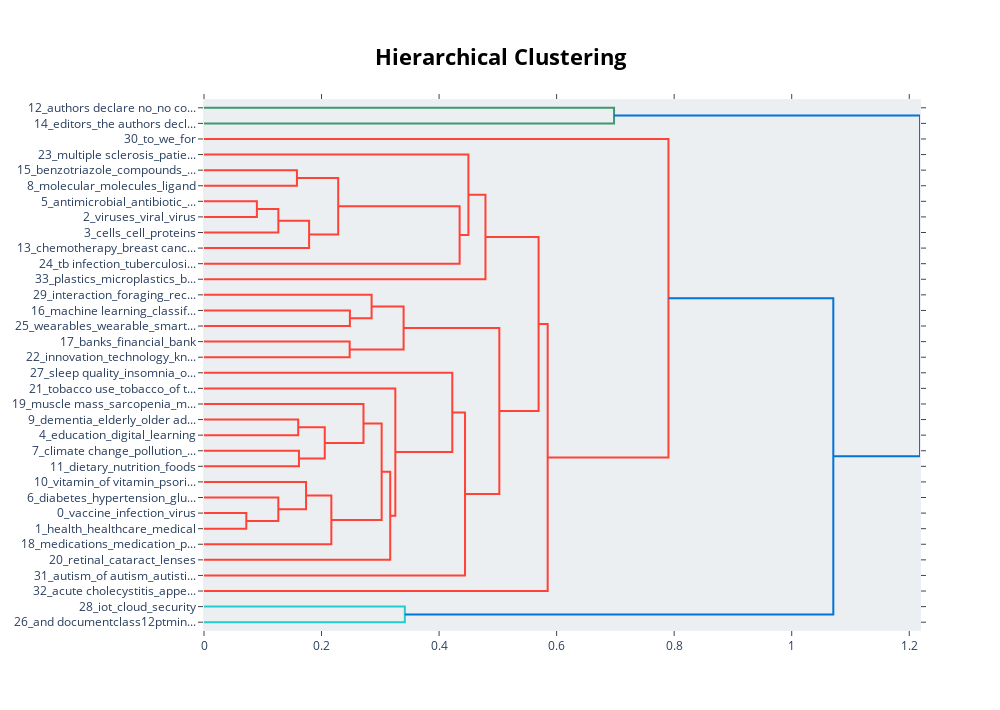

This figure's notebook cell:
### Code cell
model.visualize_hierarchy()

### Figure 1 — Plotly figure (JSON) as saved in the notebook; plotly's stock layout.template omitted (floating-point values rounded to 4 significant figures)
{"data": [{"hoverinfo": "text", "marker": {"color": "rgb(61,153,112)"}, "mode": "lines", "type": "scatter", "x": [0, 0.6977, 0.6977, 0], "xaxis": "x", "y": [-5, -5, -15, -15], "yaxis": "y"}, {"hoverinfo": "text", "marker": {"color": "rgb(255,65,54)"}, "mode": "lines", "type": "scatter", "x": [0, 0.1581, 0.1581, 0], "xaxis": "x", "y": [-45, -45, -55, -55], "yaxis": "y"}, {"hoverinfo": "text", "marker": {"color": "rgb(255,65,54)"}, "mode": "lines", "type": "scatter", "x": [0, 0.08998, 0.08998, 0], "xaxis": "x", "y": [-65, -65, -75, -75], "yaxis": "y"}, {"hoverinfo": "text", "marker": {"color": "rgb(255,65,54)"}, "mode": "lines", "type": "scatter", "x": [0.08998, 0.1265, 0.1265, 0], "xaxis": "x", "y": [-70, -70, -85, -85], "yaxis": "y"}, {"hoverinfo": "text", "marker": {"color": "rgb(255,65,54)"}, "mode": "lines", "type": "scatter", "x": [0.1265, 0.1789, 0.1789, 0], "xaxis": "x", "y": [-77.5, -77.5, -95, -95], "yaxis": "y"}, {"hoverinfo": "text", "marker": {"color": "rgb(255,65,54)"}, "mode": "lines", "type": "scatter", "x": [0.1581, 0.2283, 0.2283, 0.1789], "xaxis": "x", "y": [-50, -50, -86.25, -86.25], "yaxis": "y"}, {"hoverinfo": "text", "marker": {"color": "rgb(255,65,54)"}, "mode": "lines", "type": "scatter", "x": [0.2283, 0.435, 0.435, 0], "xaxis": "x", "y": [-68.12, -68.12, -105, -105], "yaxis": "y"}, {"hoverinfo": "text", "marker": {"color": "rgb(255,65,54)"}, "mode": "lines", "type": "scatter", "x": [0, 0.4499, 0.4499, 0.435], "xaxis": "x", "y": [-35, -35, -86.56, -86.56], "yaxis": "y"}, {"hoverinfo": "text", "marker": {"color": "rgb(255,65,54)"}, "mode": "lines", "type": "scatter", "x": [0.4499, 0.4789, 0.4789, 0], "xaxis": "x", "y": [-60.78, -60.78, -115, -115], "yaxis": "y"}, {"hoverinfo": "text", "marker": {"color": "rgb(255,65,54)"}, "mode": "lines", "type": "scatter", "x": [0, 0.2483, 0.2483, 0], "xaxis": "x", "y": [-135, -135, -145, -145], "yaxis": "y"}, {"hoverinfo": "text", "marker": {"color": "rgb(255,65,54)"}, "mode": "lines", "type": "scatter", "x": [0, 0.2852, 0.2852, 0.2483], "xaxis": "x", "y": [-125, -125, -140, -140], "yaxis": "y"}, {"hoverinfo": "text", "marker": {"color": "rgb(255,65,54)"}, "mode": "lines", "type": "scatter", "x": [0, 0.2479, 0.2479, 0], "xaxis": "x", "y": [-155, -155, -165, -165], "yaxis": "y"}, {"hoverinfo": "text", "marker": {"color": "rgb(255,65,54)"}, "mode": "lines", "type": "scatter", "x": [0.2852, 0.3396, 0.3396, 0.2479], "xaxis": "x", "y": [-132.5, -132.5, -160, -160], "yaxis": "y"}, {"hoverinfo": "text", "marker": {"color": "rgb(255,65,54)"}, "mode": "lines", "type": "scatter", "x": [0, 0.1603, 0.1603, 0], "xaxis": "x", "y": [-205, -205, -215, -215], "yaxis": "y"}, {"hoverinfo": "text", "marker": {"color": "rgb(255,65,54)"}, "mode": "lines", "type": "scatter", "x": [0, 0.1615, 0.1615, 0], "xaxis": "x", "y": [-225, -225, -235, -235], "yaxis": "y"}, {"hoverinfo": "text", "marker": {"color": "rgb(255,65,54)"}, "mode": "lines", "type": "scatter", "x": [0.1603, 0.2055, 0.2055, 0.1615], "xaxis": "x", "y": [-210, -210, -230, -230], "yaxis": "y"}, {"hoverinfo": "text", "marker": {"color": "rgb(255,65,54)"}, "mode": "lines", "type": "scatter", "x": [0, 0.2714, 0.2714, 0.2055], "xaxis": "x", "y": [-195, -195, -220, -220], "yaxis": "y"}, {"hoverinfo": "text", "marker": {"color": "rgb(255,65,54)"}, "mode": "lines", "type": "scatter", "x": [0, 0.07197, 0.07197, 0], "xaxis": "x", "y": [-265, -265, -275, -275], "yaxis": "y"}, {"hoverinfo": "text", "marker": {"color": "rgb(255,65,54)"}, "mode": "lines", "type": "scatter", "x": [0, 0.1265, 0.1265, 0.07197], "xaxis": "x", "y": [-255, -255, -270, -270], "yaxis": "y"}, {"hoverinfo": "text", "marker": {"color": "rgb(255,65,54)"}, "mode": "lines", "type": "scatter", "x": [0, 0.1737, 0.1737, 0.1265], "xaxis": "x", "y": [-245, -245, -262.5, -262.5], "yaxis": "y"}, {"hoverinfo": "text", "marker": {"color": "rgb(255,65,54)"}, "mode": "lines", "type": "scatter", "x": [0.1737, 0.2167, 0.2167, 0], "xaxis": "x", "y": [-253.8, -253.8, -285, -285], "yaxis": "y"}, {"hoverinfo": "text", "marker": {"color": "rgb(255,65,54)"}, "mode": "lines", "type": "scatter", "x": [0.2714, 0.3023, 0.3023, 0.2167], "xaxis": "x", "y": [-207.5, -207.5, -269.4, -269.4], "yaxis": "y"}, {"hoverinfo": "text", "marker": {"color": "rgb(255,65,54)"}, "mode": "lines", "type": "scatter", "x": [0.3023, 0.3169, 0.3169, 0], "xaxis": "x", "y": [-238.4, -238.4, -295, -295], "yaxis": "y"}, {"hoverinfo": "text", "marker": {"color": "rgb(255,65,54)"}, "mode": "lines", "type": "scatter", "x": [0, 0.3256, 0.3256, 0.3169], "xaxis": "x", "y": [-185, -185, -266.7, -266.7], "yaxis": "y"}, {"hoverinfo": "text", "marker": {"color": "rgb(255,65,54)"}, "mode": "lines", "type": "scatter", "x": [0, 0.4225, 0.4225, 0.3256], "xaxis": "x", "y": [-175, -175, -225.9, -225.9], "yaxis": "y"}, {"hoverinfo": "text", "marker": {"color": "rgb(255,65,54)"}, "mode": "lines", "type": "scatter", "x": [0.4225, 0.4441, 0.4441, 0], "xaxis": "x", "y": [-200.4, -200.4, -305, -305], "yaxis": "y"}, {"hoverinfo": "text", "marker": {"color": "rgb(255,65,54)"}, "mode": "lines", "type": "scatter", "x": [0.3396, 0.5025, 0.5025, 0.4441], "xaxis": "x", "y": [-146.2, -146.2, -252.7, -252.7], "yaxis": "y"}, {"hoverinfo": "text", "marker": {"color": "rgb(255,65,54)"}, "mode": "lines", "type": "scatter", "x": [0.4789, 0.5693, 0.5693, 0.5025], "xaxis": "x", "y": [-87.89, -87.89, -199.5, -199.5], "yaxis": "y"}, {"hoverinfo": "text", "marker": {"color": "rgb(255,65,54)"}, "mode": "lines", "type": "scatter", "x": [0.5693, 0.5848, 0.5848, 0], "xaxis": "x", "y": [-143.7, -143.7, -315, -315], "yaxis": "y"}, {"hoverinfo": "text", "marker": {"color": "rgb(255,65,54)"}, "mode": "lines", "type": "scatter", "x": [0, 0.7903, 0.7903, 0.5848], "xaxis": "x", "y": [-25, -25, -229.3, -229.3], "yaxis": "y"}, {"hoverinfo": "text", "marker": {"color": "rgb(35,205,205)"}, "mode": "lines", "type": "scatter", "x": [0, 0.3417, 0.3417, 0], "xaxis": "x", "y": [-325, -325, -335, -335], "yaxis": "y"}, {"hoverinfo": "text", "marker": {"color": "rgb(0,116,217)"}, "mode": "lines", "type": "scatter", "x": [0.7903, 1.071, 1.071, 0.3417], "xaxis": "x", "y": [-127.2, -127.2, -330, -330], "yaxis": "y"}, {"hoverinfo": "text", "marker": {"color": "rgb(0,116,217)"}, "mode": "lines", "type": "scatter", "x": [0.6977, 1.218, 1.218, 1.071], "xaxis": "x", "y": [-10, -10, -228.6, -228.6], "yaxis": "y"}], "layout": {"autosize": false, "height": 710, "hoverlabel": {"bgcolor": "white", "font": {"family": "Rockwell", "size": 16}}, "hovermode": "closest", "plot_bgcolor": "#ECEFF1", "showlegend": false, "title": {"font": {"color": "Black", "size": 22}, "text": "<b>Hierarchical Clustering</b>", "x": 0.5, "xanchor": "center", "yanchor": "top"}, "width": 1000, "xaxis": {"mirror": "allticks", "rangemode": "tozero", "showgrid": false, "showline": true, "showticklabels": true, "ticks": "outside", "type": "linear", "zeroline": false}, "yaxis": {"mirror": "allticks", "range": [-340, 0], "rangemode": "tozero", "showgrid": false, "showline": true, "showticklabels": true, "tickmode": "array", "ticks": "outside", "ticktext": ["12_authors declare no_no co...", "14_editors_the authors decl...", "30_to_we_for", "23_multiple sclerosis_patie...", "15_benzotriazole_compounds_...", "8_molecular_molecules_ligand", "5_antimicrobial_antibiotic_...", "2_viruses_viral_virus", "3_cells_cell_proteins", "13_chemotherapy_breast canc...", "24_tb infection_tuberculosi...", "33_plastics_microplastics_b...", "29_interaction_foraging_rec...", "16_machine learning_classif...", "25_wearables_wearable_smart...", "17_banks_financial_bank", "22_innovation_technology_kn...", "27_sleep quality_insomnia_o...", "21_tobacco use_tobacco_of t...", "19_muscle mass_sarcopenia_m...", "9_dementia_elderly_older ad...", "4_education_digital_learning", "7_climate change_pollution_...", "11_dietary_nutrition_foods", "10_vitamin_of vitamin_psori...", "6_diabetes_hypertension_glu...", "0_vaccine_infection_virus", "1_health_healthcare_medical", "18_medications_medication_p...", "20_retinal_cataract_lenses", "31_autism_of autism_autisti...", "32_acute cholecystitis_appe...", "28_iot_cloud_security", "26_and documentclass12ptmin..."], "tickvals": [-5, -15, -25, -35, -45, -55, -65, -75, -85, -95, -105, -115, -125, -135, -145, -155, -165, -175, -185, -195, -205, -215, -225, -235, -245, -255, -265, -275, -285, -295, -305, -315, -325, -335], "type": "linear", "zeroline": false}}}
